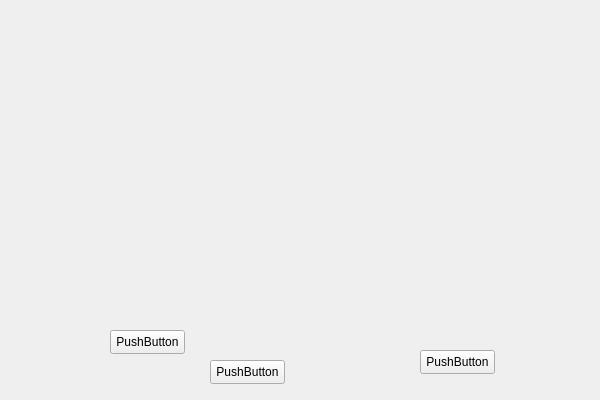
<?xml version="1.0" encoding="UTF-8"?>
<ui version="4.0">
 <class>CameraClass</class>
 <widget class="QWidget" name="CameraClass">
  <property name="geometry">
   <rect>
    <x>0</x>
    <y>0</y>
    <width>600</width>
    <height>400</height>
   </rect>
  </property>
  <property name="windowTitle">
   <string>Camera</string>
  </property>
  <widget class="QPushButton" name="camera1_btn">
   <property name="geometry">
    <rect>
     <x>110</x>
     <y>330</y>
     <width>75</width>
     <height>24</height>
    </rect>
   </property>
   <property name="text">
    <string>PushButton</string>
   </property>
  </widget>
  <widget class="QPushButton" name="camera2_btn">
   <property name="geometry">
    <rect>
     <x>420</x>
     <y>350</y>
     <width>75</width>
     <height>24</height>
    </rect>
   </property>
   <property name="text">
    <string>PushButton</string>
   </property>
  </widget>
  <widget class="QWidget" name="display_widget" native="true">
   <property name="geometry">
    <rect>
     <x>110</x>
     <y>50</y>
     <width>391</width>
     <height>231</height>
    </rect>
   </property>
  </widget>
  <widget class="QPushButton" name="capture_btn">
   <property name="geometry">
    <rect>
     <x>210</x>
     <y>360</y>
     <width>75</width>
     <height>24</height>
    </rect>
   </property>
   <property name="text">
    <string>PushButton</string>
   </property>
  </widget>
 </widget>
 <layoutdefault spacing="6" margin="11"/>
 <resources/>
 <connections/>
</ui>
